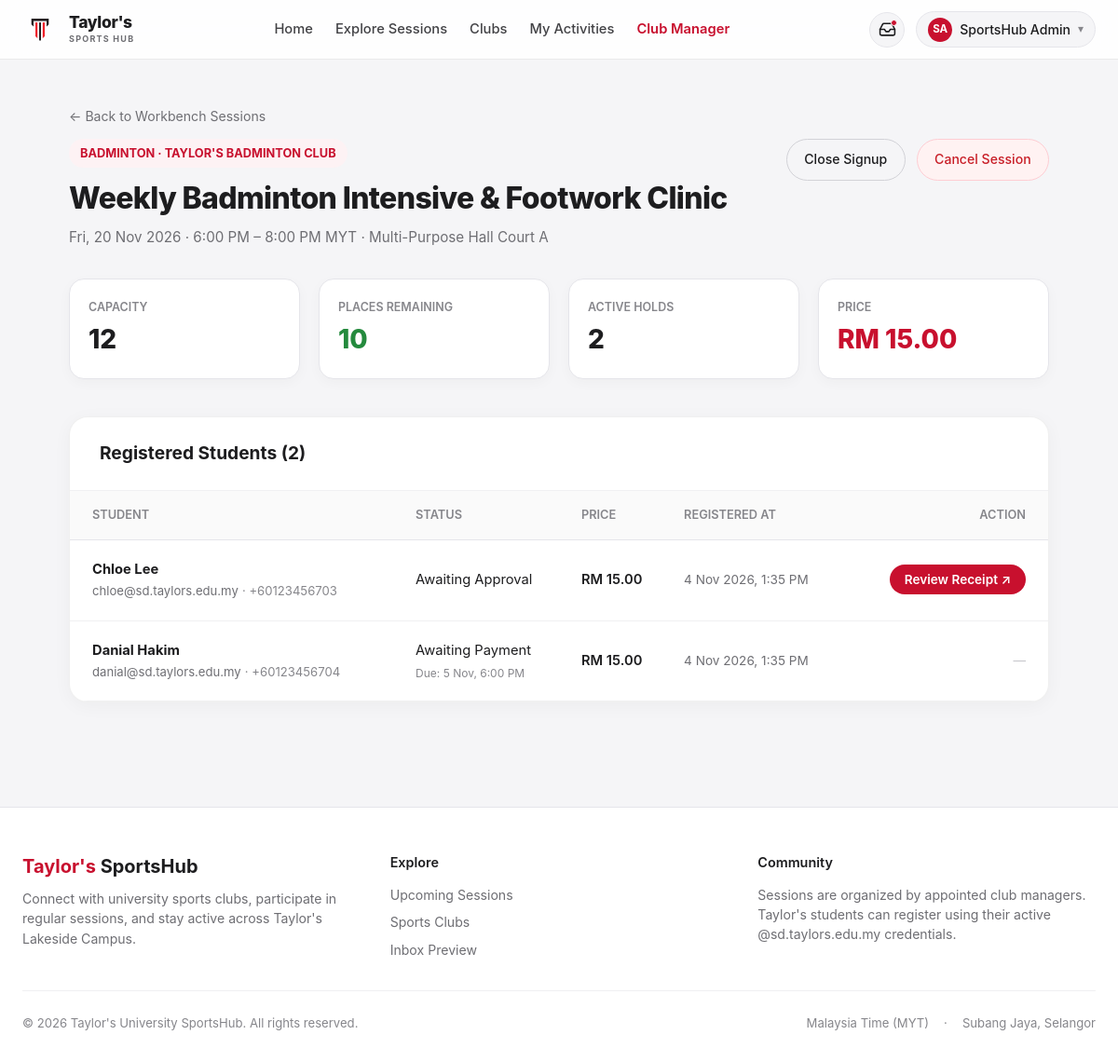
Screenshot of /manager/participants.php?session_id=2 (signed in) with the database file from the repository.
### tables this page shows
CREATE TABLE IF NOT EXISTS `users` (
  `id` INT AUTO_INCREMENT PRIMARY KEY,
  `name` VARCHAR(100) NOT NULL,
  `email` VARCHAR(150) NOT NULL UNIQUE,
  `password_hash` VARCHAR(255) NOT NULL,
  `role` ENUM('student', 'admin') NOT NULL DEFAULT 'student',
  `status` ENUM('active', 'suspended') NOT NULL DEFAULT 'active',
  `phone` VARCHAR(30) NULL,
  `created_at` TIMESTAMP DEFAULT CURRENT_TIMESTAMP,
  `updated_at` TIMESTAMP DEFAULT CURRENT_TIMESTAMP ON UPDATE CURRENT_TIMESTAMP
);

CREATE TABLE IF NOT EXISTS `sessions` (
  `id` INT AUTO_INCREMENT PRIMARY KEY,
  `club_id` INT NOT NULL,
  `title` VARCHAR(200) NOT NULL,
  `description` TEXT NOT NULL,
  `sport_type` VARCHAR(50) NOT NULL,
  `venue` VARCHAR(255) NOT NULL,
  `image_path` VARCHAR(255) NULL,
  `session_date` DATE NOT NULL,
  `start_time` TIME NOT NULL,
  `end_time` TIME NOT NULL,
  `price` DECIMAL(10, 2) NOT NULL DEFAULT 0.00,
  `capacity` INT NOT NULL,
  `status` ENUM('draft', 'published', 'closed', 'cancelled') NOT NULL DEFAULT 'draft',
  `cancellation_reason` VARCHAR(255) NULL,
  `created_by` INT NOT NULL,
  `created_at` TIMESTAMP DEFAULT CURRENT_TIMESTAMP,
  `updated_at` TIMESTAMP DEFAULT CURRENT_TIMESTAMP ON UPDATE CURRENT_TIMESTAMP,
  CONSTRAINT `fk_session_club` FOREIGN KEY (`club_id`) REFERENCES `clubs` (`id`) ON DELETE CASCADE,
  CONSTRAINT `fk_session_creator` FOREIGN KEY (`created_by`) REFERENCES `users` (`id`) ON DELETE CASCADE
);

CREATE TABLE IF NOT EXISTS `clubs` (
  `id` INT AUTO_INCREMENT PRIMARY KEY,
  `name` VARCHAR(150) NOT NULL UNIQUE,
  `slug` VARCHAR(150) NOT NULL UNIQUE,
  `description` TEXT NOT NULL,
  `sport_type` VARCHAR(50) NOT NULL,
  `logo_path` VARCHAR(255) NULL,
  `banner_path` VARCHAR(255) NULL,
  `bank_name` VARCHAR(100) NOT NULL DEFAULT 'Maybank',
  `account_holder` VARCHAR(150) NOT NULL DEFAULT "Taylor's Badminton Club",
  `account_number` VARCHAR(50) NOT NULL DEFAULT '514012345678',
  `duitnow_qr_path` VARCHAR(255) NULL,
  `status` ENUM('active', 'inactive') NOT NULL DEFAULT 'active',
  `created_at` TIMESTAMP DEFAULT CURRENT_TIMESTAMP,
  `updated_at` TIMESTAMP DEFAULT CURRENT_TIMESTAMP ON UPDATE CURRENT_TIMESTAMP
);

CREATE TABLE IF NOT EXISTS `registrations` (
  `id` INT AUTO_INCREMENT PRIMARY KEY,
  `session_id` INT NOT NULL,
  `user_id` INT NOT NULL,
  `status` ENUM('awaiting_payment', 'awaiting_approval', 'payment_rejected', 'confirmed', 'cancellation_pending', 'cancelled', 'expired') NOT NULL DEFAULT 'confirmed',
  `price_snapshot` DECIMAL(10, 2) NOT NULL DEFAULT 0.00,
  `payment_instructions_snapshot` TEXT NULL,
  `payment_deadline` DATETIME NULL,
  `receipt_path` VARCHAR(255) NULL,
  `receipt_uploaded_at` DATETIME NULL,
  `rejection_reason` VARCHAR(255) NULL,
  `cancellation_requested_at` DATETIME NULL,
  `cancellation_reason` VARCHAR(255) NULL,
  `recipient_bank_name` VARCHAR(100) NULL,
  `recipient_account_name` VARCHAR(150) NULL,
  `recipient_account_number` VARCHAR(50) NULL,
  `created_at` TIMESTAMP DEFAULT CURRENT_TIMESTAMP,
  `updated_at` TIMESTAMP DEFAULT CURRENT_TIMESTAMP ON UPDATE CURRENT_TIMESTAMP,
  UNIQUE KEY `unique_session_user` (`session_id`, `user_id`),
  CONSTRAINT `fk_reg_session` FOREIGN KEY (`session_id`) REFERENCES `sessions` (`id`) ON DELETE CASCADE,
  CONSTRAINT `fk_reg_user` FOREIGN KEY (`user_id`) REFERENCES `users` (`id`) ON DELETE CASCADE
);

### manager/participants.php (the view, shortened to what the rows shown need)
<?php
require_once __DIR__ . '/../includes/auth.php';
require_once __DIR__ . '/../includes/helpers.php';
$user = require_login();
$session_id = (int)($_GET['session_id'] ?? 0);
$db = get_db_connection();
$stmt = $db->prepare("SELECT s.*, c.name AS club_name FROM sessions s INNER JOIN clubs c ON s.club_id = c.id WHERE s.id = :id LIMIT 1");
$stmt->execute([':id' => $session_id]);
$stmt = $db->prepare("SELECT r.*, u.name, u.email, u.phone
                      FROM registrations r
                      INNER JOIN users u ON r.user_id = u.id
                      WHERE r.session_id = :sid
                      ORDER BY r.created_at ASC");
$stmt->execute([':sid' => $session_id]);
$participants = $stmt->fetchAll();
$seat_info = get_session_seat_info($session_id);
require_once __DIR__ . '/../includes/header.php';
?>
<div style="max-width: 1100px; margin: 0 auto; padding: 3rem 1.5rem;">
    <div style="margin-bottom: 2rem;">
        <div style="display: flex; justify-content: space-between; align-items: flex-start; margin-top: 0.75rem; flex-wrap: wrap; gap: 1rem;">
            <div>
                <span style="font-size: 0.8rem; font-weight: 700; text-transform: uppercase; color: #c8102e; background: #fdf2f4; padding: 0.35rem 0.75rem; border-radius: 980px; display: inline-block; margin-bottom: 0.5rem;">
                    <?= e($session['sport_type']) ?> · <?= e($session['club_name']) ?>
                </span>
                <h1 style="font-size: 2rem; font-weight: 800; color: #1d1d1f; margin: 0 0 0.35rem; letter-spacing: -0.02em;">
                    <?= e($session['title']) ?>
                </h1>
                <div style="color: #6e6e73; font-size: 0.95rem;">
                    <?= format_session_date($session['session_date']) ?> · <?= format_session_time_range($session['start_time'], $session['end_time']) ?> · <?= e($session['venue']) ?>
                </div>
            </div>
        </div>
    </div>
    <div style="display: grid; grid-template-columns: repeat(auto-fit, minmax(180px, 1fr)); gap: 1.25rem; margin-bottom: 2.5rem;">
        <div style="background: #fff; padding: 1.25rem; border-radius: 16px; border: 1px solid #e5e5ea; box-shadow: 0 4px 14px rgba(0,0,0,0.03);">
            <span style="font-size: 0.78rem; text-transform: uppercase; color: #86868b; font-weight: 600; display: block; margin-bottom: 0.25rem;">Price</span>
            <div style="font-size: 1.75rem; font-weight: 800; color: #c8102e;"><?= format_price($session['price']) ?></div>
        </div>
    </div>
    <div style="background: #fff; border-radius: 20px; border: 1px solid rgba(0,0,0,0.06); box-shadow: 0 4px 20px rgba(0,0,0,0.04); overflow: hidden;">
        <?php if (empty($participants)): ?>
            <div style="padding: 4rem 2rem; text-align: center; color: #6e6e73;">
                No participants have registered for this session yet.
            </div>
        <?php else: ?>
            <div style="overflow-x: auto;">
                <table style="width: 100%; border-collapse: collapse; text-align: left; font-size: 0.92rem;">
                    <thead>
                        <tr style="background: #fafafa; border-bottom: 1px solid #e5e5ea; color: #86868b; font-size: 0.8rem; text-transform: uppercase;">
                            <th style="padding: 1rem 1.5rem; font-weight: 600;">Student</th>
                            <th style="padding: 1rem; font-weight: 600;">Status</th>
                            <th style="padding: 1rem; font-weight: 600;">Price</th>
                            <th style="padding: 1rem; font-weight: 600;">Registered At</th>
                            <th style="padding: 1rem 1.5rem; font-weight: 600; text-align: right;">Action</th>
                        </tr>
                    </thead>
                    <tbody>
                        <?php foreach ($participants as $p): ?>
                            <tr style="border-bottom: 1px solid #f0f0f2;">
                                <td style="padding: 1.25rem 1.5rem;">
                                    <strong style="display: block; color: #1d1d1f;"><?= e($p['name']) ?></strong>
                                    <span style="font-size: 0.82rem; color: #6e6e73;"><?= e($p['email']) ?></span>
                                    <?php if (!empty($p['phone'])): ?>
                                        <span style="font-size: 0.82rem; color: #86868b;"> · <?= e($p['phone']) ?></span>
                                    <?php endif; ?>
                                </td>
                                <td style="padding: 1rem;">
                                    <?= get_status_badge($p['status']) ?>
                                    <?php if ($p['status'] === 'awaiting_payment'): ?>
                                        <div style="font-size: 0.75rem; color: #86868b; margin-top: 0.25rem;">
                                            Due: <?= date('j M, g:i A', strtotime($p['payment_deadline'])) ?>
                                        </div>
                                    <?php endif; ?>
                                </td>
                                <td style="padding: 1rem; font-weight: 600; color: #1d1d1f;">
                                    <?= format_price($p['price_snapshot']) ?>
                                </td>
                                <td style="padding: 1rem; color: #6e6e73; font-size: 0.85rem;">
                                    <?= date('j M Y, g:i A', strtotime($p['created_at'])) ?>
                                </td>
                                <td style="padding: 1.25rem 1.5rem; text-align: right;">
                                    <?php if ($p['status'] === 'awaiting_approval'): ?>
                                        <a href="<?= app_url('/manager/review-receipt.php?id=' . $p['id']) ?>" style="padding: 0.5rem 1rem; background: #c8102e; color: #fff; text-decoration: none; border-radius: 980px; font-size: 0.85rem; font-weight: 600;">
                                            Review Receipt ↗
                                        </a>
                                    <?php elseif ($p['status'] === 'cancellation_pending'): ?>
                                        <a href="<?= app_url('/manager/record-refund.php?id=' . $p['id']) ?>" style="padding: 0.5rem 1rem; background: #1d1d1f; color: #fff; text-decoration: none; border-radius: 980px; font-size: 0.85rem; font-weight: 600;">
                                            Record Refund ↗
                                        </a>
                                    <?php elseif (!empty($p['receipt_path'])): ?>
                                        <a href="<?= app_url('/' . $p['receipt_path']) ?>" target="_blank" style="color: #6e6e73; text-decoration: none; font-size: 0.85rem;">
                                            View Receipt ↗
                                        </a>
                                    <?php else: ?>
                                        <span style="color: #c7c7cc; font-size: 0.85rem;">—</span>
                                    <?php endif; ?>
                                </td>
                            </tr>
                        <?php endforeach; ?>
                    </tbody>
                </table>
            </div>
        <?php endif; ?>
    </div>
</div>
<?php require_once __DIR__ . '/../includes/footer.php'; ?>

### includes/header.php (shortened to what the rows shown need)
<?php
require_once __DIR__ . '/auth.php';
require_once __DIR__ . '/helpers.php';
$current_user = current_user();
$current_page = basename($_SERVER['PHP_SELF']);
?>
<!DOCTYPE html>
<html lang="en">
<head>
    <link rel="stylesheet" href="<?= APP_BASE_PATH ?>/assets/css/style.css">
</head>
<body>
<header class="site-nav">
    <div class="nav-container">
        <div class="nav-auth-actions">
            <?php if ($current_user): ?>
                <a href="<?= APP_BASE_PATH ?>/inbox.php" class="nav-inbox-btn <?= $current_page === 'inbox.php' ? 'active' : '' ?>" title="Inbox notifications (Prototype preview)" aria-label="Inbox notifications">
                    <svg width="19" height="19" fill="none" stroke="currentColor" stroke-width="2" stroke-linecap="round" stroke-linejoin="round" viewBox="0 0 24 24"><path d="M22 12h-6l-2 3h-4l-2-3H2"/><path d="M5.45 5.11 2 12v6a2 2 0 0 0 2 2h16a2 2 0 0 0 2-2v-6l-3.45-6.89A2 2 0 0 0 16.76 4H7.24a2 2 0 0 0-1.79 1.11z"/></svg>
                    <span class="nav-inbox-dot" aria-hidden="true"></span>
                </a>
                <div class="user-pill" tabindex="0" aria-label="User profile menu">
                    <div class="user-avatar-badge"><?= get_initials($current_user['name']) ?></div>
                    <span><?= e($current_user['name']) ?></span>
                    <span style="font-size: 0.75rem; color: #86868b;">▾</span>
                </div>
            <?php else: ?>
                <a href="<?= APP_BASE_PATH ?>/login.php" class="btn-nav-login">Sign in</a>
                <a href="<?= APP_BASE_PATH ?>/register.php" class="btn-nav-signup">Sign up</a>
            <?php endif; ?>
        </div>
    </div>
</header>
<main id="main-content">

### includes/helpers.php (shortened to what the rows shown need)
<?php
function e(?string $string): string {
    return htmlspecialchars($string ?? '', ENT_QUOTES, 'UTF-8');
}
function format_price($price): string {
    $val = (float) $price;
    return 'RM ' . number_format($val, 2);
}
function format_session_date(string $date_str): string {
    return date('D, j M Y', strtotime($date_str));
}
function format_session_time(string $time_str): string {
    return date('g:i A', strtotime($time_str));
}
function format_session_time_range(string $start_time, string $end_time): string {
    return format_session_time($start_time) . ' – ' . format_session_time($end_time) . ' MYT';
}
function get_initials(string $name): string {
    $parts = explode(' ', trim($name));
    if (count($parts) >= 2) {
        return strtoupper(substr($parts[0], 0, 1) . substr($parts[count($parts) - 1], 0, 1));
    }
    return strtoupper(substr($name, 0, 2));
}
function get_session_seat_info(int $session_id): array {
    $db = get_db_connection();
    $stmt = $db->prepare("SELECT id, capacity, status, session_date, start_time, end_time, price FROM sessions WHERE id = :id");
    $stmt->execute([':id' => $session_id]);
    $session = $stmt->fetch();
    $capacity = (int) $session['capacity'];
    $session_start = strtotime($session['session_date'] . ' ' . $session['start_time']);
    $is_started = ($session_start <= time());
    $stmt = $db->prepare("SELECT COUNT(*) FROM registrations
                          WHERE session_id = :id
                            AND status IN ('confirmed', 'awaiting_payment', 'awaiting_approval', 'payment_rejected', 'cancellation_pending')");
    $stmt->execute([':id' => $session_id]);
    $occupied = (int) $stmt->fetchColumn();
    $seats_left = max(0, $capacity - $occupied);
    $is_full = ($occupied >= $capacity);
    return [
        'capacity' => $capacity,
        'occupied' => $occupied,
        'seats_left' => $seats_left,
        'is_full' => $is_full,
        'is_started' => $is_started,
        'status' => $session['status'],
        'price' => (float)$session['price'],
    ];
}
function get_status_badge(string $status): string {
    $labels = [
        'confirmed'            => ['Confirmed', 'badge-confirmed'],
        'awaiting_payment'     => ['Awaiting Payment', 'badge-warning'],
        'awaiting_approval'    => ['Awaiting Approval', 'badge-info'],
        'payment_rejected'     => ['Payment Rejected', 'badge-danger'],
        'cancellation_pending' => ['Cancellation Pending', 'badge-warning'],
        'cancelled'            => ['Cancelled', 'badge-muted'],
        'expired'              => ['Expired', 'badge-muted'],
        'draft'                => ['Draft', 'badge-muted'],
        'published'            => ['Open', 'badge-confirmed'],
        'closed'               => ['Closed', 'badge-danger'],
    ];
    [$label, $class] = $labels[$status] ?? [ucfirst(str_replace('_', ' ', $status)), 'badge-muted'];
    return '<span class="status-badge ' . $class . '">' . htmlspecialchars($label) . '</span>';
}

### rows the page displays
users: name "SA", name "SportsHub Admin"
sessions: sport_type "BADMINTON", club.name "TAYLOR'S BADMINTON CLUB", title "Weekly Badminton Intensive & Footwork Clinic", session_date "Fri, 20 Nov 2026", start_time+end_time "6:00 PM – 8:00 PM MYT", venue "Multi-Purpose Hall Court A", price "RM 15.00"
registrations: user.name "Chloe Lee", user.email "chloe@sd.taylors.edu.my", user.phone "+60123456703", label "Awaiting Approval", price_snapshot "RM 15.00", created_at "4 Nov 2026, 1:35 PM"
registrations: user.name "Danial Hakim", user.email "danial@sd.taylors.edu.my", user.phone "+60123456704", label "Awaiting Payment", payment_deadline "5 Nov, 6:00 PM", price_snapshot "RM 15.00", created_at "4 Nov 2026, 1:35 PM"

### other values shown
$seat_info['capacity'] "12"
$seat_info['seats_left'] "10"
$seat_info['occupied'] "2"
count($participants) "2"
